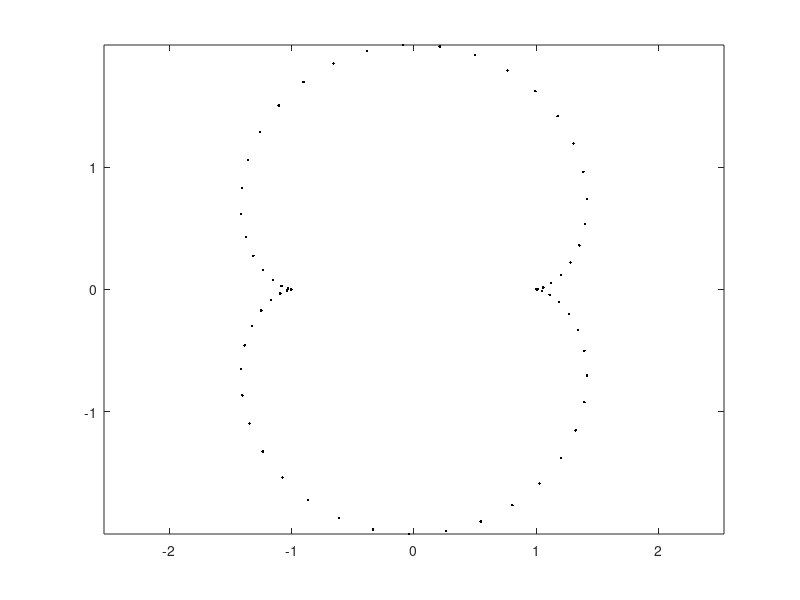

Write MATLAB code to recreate this figure. (Note: this script raises an error after producing the figure.)
% Stephanie Klumpe
% Final Exam
% Problem 1

clear
close all
clc

a = 0.5;
t = (0:0.1:2*pi)';
x = a*(3*cos(t)-cos(3*t));  % Nephroid
y = a*(3*sin(t)-sin(3*t));
% x = 2*cos(t)+0.1*rand(length(t),1);
% y = 3*sin(t);             % Elipse

xzero = [x y];

N = length(t);

plot(x,y,'k.')
axis equal

xzero = [xzero(end,:); xzero; xzero(1,:)];

normal = zeros(N,2);

for j = 2:N+1

    data = xzero(j-1:j+1,:);
    normal(j-1,:) = bestfitnormal(data);

end

xzero([1,N+2],:)=[];
alpha = 0.4;

xplus = xzero+alpha*normal;
xminus = xzero-alpha*normal;

plot(xzero(:,1),xzero(:,2),'ro')
hold on
plot(xplus(:,1),xplus(:,2),'b*')
plot(xminus(:,1),xminus(:,2),'gd')
axis([-4 4 -4 4])

print('-dpng', 'problem1norm.png')

figure(2), clf
plot3(xzero(:,1),xzero(:,2),zeros(N,1),'ro')
hold on
plot3(xplus(:,1),xplus(:,2),alpha*ones(N,1),'b*')
plot3(xminus(:,1),xminus(:,2),-alpha*ones(N,1),'gd')
axis([-4 4 -4 4 -5*alpha 5*alpha])

grid on
hold on

print('-dpng', 'problem1ext.png')

eps = 2;
% rho = @(r) exp(-eps*r.^2);
rho = @(r) 1./sqrt(1+eps^2*r.^2);

M=3*N;
RHS = [zeros(N,1);alpha*ones(N,1);-alpha*ones(N,1)];

A = zeros(M);

Xbig = [xzero;xplus;xminus];

for j = 1:M
    for k = 1:M
        A(j,k)=rho(norm(Xbig(j,:)-Xbig(k,:)));
    end
end

C = A\RHS;

[Xplot,Yplot] = meshgrid(-4:0.1:4,-4:0.1:4);

Zplot = zeros(size(Xplot));
Dist = zeros(M,1);

for j = 1:size(Xplot,1)
    for k = 1:size(Yplot,1)
        Zplot(j,k) = FunctInterp([Xplot(j,k) Yplot(j,k)],C,Xbig,rho);
    end
end

surf(Xplot,Yplot,Zplot)

figure(3), clf
plot(xzero(:,1),xzero(:,2),'bo')
hold on                            % Level curve
axis([-4 4 -4 4])
v=[-alpha,0,alpha];
v=[0,0.001];
contour(Xplot,Yplot,Zplot,v,'Color','r')


print('-dpng', 'problem1lvl.png')

close all

% Functions
function out = bestfitnormal(data)

    [M, ~]=size(data);

    Const = ones(M,1); % Vector of the constant term in the RHS
    out = data\Const; % Find the coefficients

end

function Fout = FunctInterp(Xin,C,Xbig,rho)

    M = size(Xbig,1);
    Dist = zeros(M,1);

    for s = 1:M
        Dist(s) = norm(Xin-Xbig(s,:));
    end

    Fout = C'*rho(Dist);

end